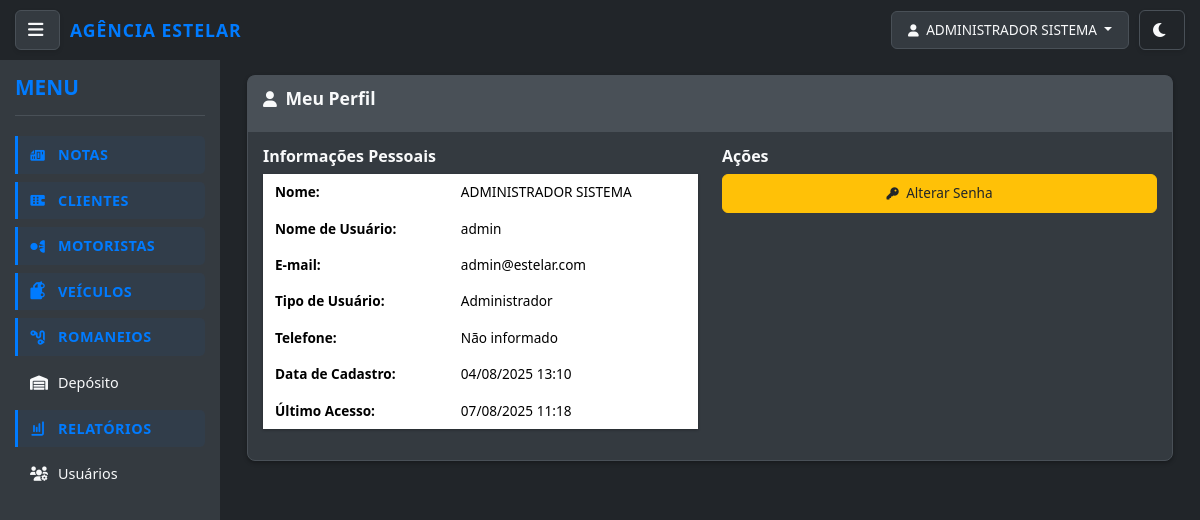
Page /notas/perfil/ (signed in) on the earlier database version.
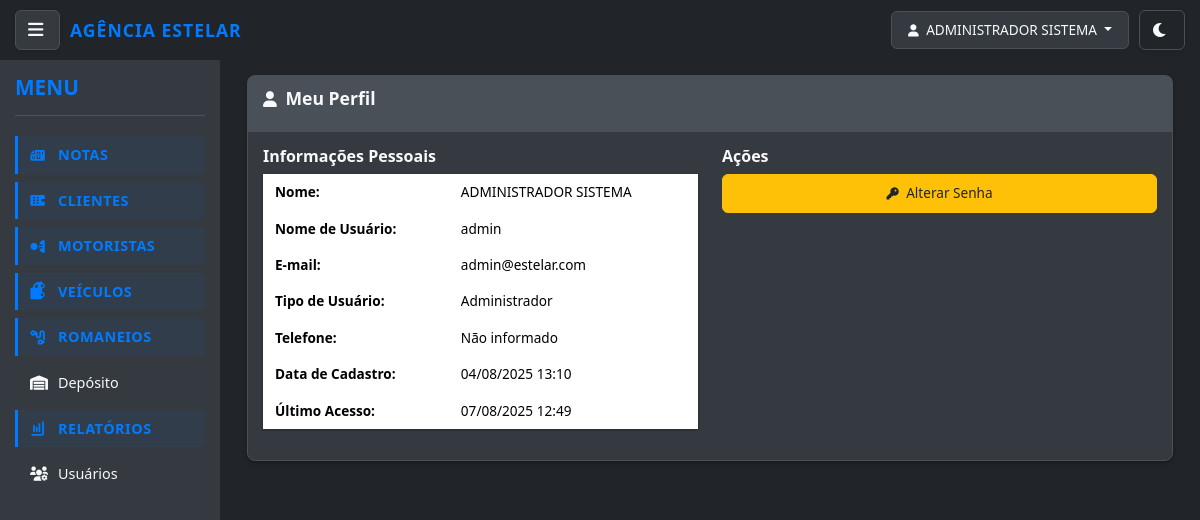
Same page on the later database version.
### notas/models.py (models this page shows, shortened)
class UpperCaseMixin:
    def save(self, *args, **kwargs):
        for field in self._meta.fields:
            if hasattr(field, 'max_length') and hasattr(self, field.name):
                value = getattr(self, field.name)
                if value and isinstance(value, str):
                    exclude_fields = [
                        'email', 'password', 'username', 'cpf', 'cnpj',
                        'cnh', 'chassi', 'renavam', 'placa', 'cep',
                        'telefone', 'rntrc', 'numero_consulta', 'tipo_usuario',
                        'status'  # Adicionado para não converter status para maiúsculo
                    ]
                    if field.name not in exclude_fields:
                        setattr(self, field.name, value.upper())
        super().save(*args, **kwargs)

class Usuario(UpperCaseMixin, AbstractUser):
    TIPO_USUARIO_CHOICES = [
        ('admin', 'Administrador'),
        ('funcionario', 'Funcionário'),
        ('cliente', 'Cliente'),
    ]
    tipo_usuario = models.CharField(
        max_length=20,
        choices=TIPO_USUARIO_CHOICES,
        default='funcionario',
        verbose_name="Tipo de Usuário"
    )
    cliente = models.ForeignKey(
        Cliente,
        on_delete=models.CASCADE,
        null=True,
        blank=True,
        verbose_name="Cliente Vinculado"
    )
    telefone = models.CharField(max_length=20, blank=True, verbose_name="Telefone")
    ultimo_acesso = models.DateTimeField(null=True, blank=True, verbose_name="Último Acesso")
    REQUIRED_FIELDS = ['email', 'first_name', 'last_name']
    USERNAME_FIELD = 'username'
    is_authenticated = True
    is_anonymous = False
    objects = UsuarioManager()
    class Meta:
        verbose_name = "Usuário"
        verbose_name_plural = "Usuários"
        ordering = ['username']
    def get_full_name(self):
        return f"{self.first_name} {self.last_name}".strip()
    @property
    def is_admin(self):
        return self.tipo_usuario == 'admin'
    @property
    def is_cliente(self):
        return self.tipo_usuario == 'cliente'
    def can_access_funcionalidades(self):
        return self.is_admin or self.is_funcionario

### notas/views.py (the view)
# urls.py: path('perfil/', views.perfil_usuario, name='perfil'),
@login_required
def perfil_usuario(request):
    return render(request, 'notas/auth/perfil.html')

### notas/templates/notas/auth/perfil.html (shortened to what this page needs)
{% extends 'base.html' %}
{% load static %}
{% block content %}
<div class="container-fluid">
    <div class="row">
        <div class="col-12">
            <div class="card">
                <div class="card-header">
                    <h3 class="card-title">
                        <i class="fas fa-user"></i> Meu Perfil
                    </h3>
                </div>
                <div class="card-body">
                    <div class="row">
                        <div class="col-md-6">
                            <h5>Informações Pessoais</h5>
                            <table class="table table-borderless table-hover">
                                <tr>
                                    <td><strong>Nome:</strong></td>
                                    <td>{{ user.get_full_name }}</td>
                                </tr>
                                <tr>
                                    <td><strong>Nome de Usuário:</strong></td>
                                    <td>{{ user.username }}</td>
                                </tr>
                                <tr>
                                    <td><strong>E-mail:</strong></td>
                                    <td>{{ user.email }}</td>
                                </tr>
                                <tr>
                                    <td><strong>Tipo de Usuário:</strong></td>
                                    <td>{{ user.get_tipo_usuario_display }}</td>
                                </tr>
                                <tr>
                                    <td><strong>Telefone:</strong></td>
                                    <td>{{ user.telefone|default:"Não informado" }}</td>
                                </tr>
                                <tr>
                                    <td><strong>Data de Cadastro:</strong></td>
                                    <td>{{ user.date_joined|date:"d/m/Y H:i" }}</td>
                                </tr>
                                {% if user.ultimo_acesso %}
                                <tr>
                                    <td><strong>Último Acesso:</strong></td>
                                    <td>{{ user.ultimo_acesso|date:"d/m/Y H:i" }}</td>
                                </tr>
                                {% endif %}
                            </table>
                        </div>
                        <div class="col-md-6">
                            <h5>Ações</h5>
                            <div class="d-grid gap-2">
                                <a href="{% url 'notas:alterar_senha' %}" class="btn btn-warning">
                                    <i class="fas fa-key"></i> Alterar Senha
                                </a>
                            </div>
                        </div>
                    </div>
                </div>
            </div>
        </div>
    </div>
</div>
{% endblock %}

### templates/base.html (shortened to what the changed rows need)
{% load static %}
<!DOCTYPE html>
<html lang="pt-BR">
<head>
    <link href="https://cdn.jsdelivr.net/npm/bootstrap@5.3.3/dist/css/bootstrap.min.css" rel="stylesheet">
            <link rel="stylesheet" href="{% static 'css/style.css' %}?v=1.6">
    <link rel="stylesheet" href="https://cdnjs.cloudflare.com/ajax/libs/font-awesome/6.0.0-beta3/css/all.min.css">
</head>
<body data-theme="dark" class="{% if not user.is_authenticated %}login-page{% endif %}">
    <div class="top-bar">
        <div class="user-area">
            <div class="user-info">
                {% if user.is_authenticated %}
                    <div class="dropdown">
                        <button class="btn btn-outline-light dropdown-toggle" type="button" id="userDropdown" data-bs-toggle="dropdown" aria-expanded="false">
                            <i class="fas fa-user"></i> {{ user.get_full_name|default:user.username }}
                        </button>
                    </div>
                {% else %}
                    <a href="{% url 'notas:login' %}" class="btn btn-outline-light">Login</a>
                {% endif %}
            </div>
        </div>
    </div>
    <div class="main-wrapper">
        <div class="main-content">
            {% block content %}{% endblock %}
        </div>
    </div>
</body>
</html>

Differences in the rows shown:
changed Usuario "ADMINISTRADOR SISTEMA": ultimo_acesso "07/08/2025 11:18" → "07/08/2025 12:49"
